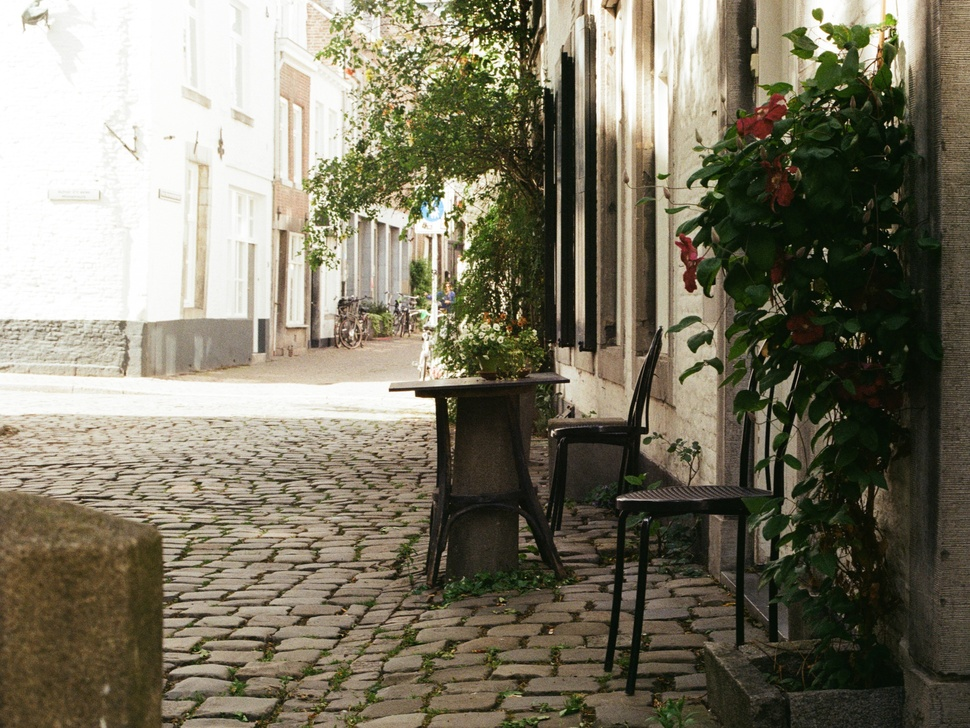
#> input picture image-processor/imgs/0004_2.jpg, 970 x 728 px, shrunk from 2764 x 2074 before the run; its folder holds only this picture in this run
$ python photoEditor.py
#> lines starting #> are read from the running program, lines starting #| are printed output that depends on the picture
from PIL import Image, ImageEnhance, ImageFilter, Image
import os

path ='./imgs'
pathOut = '/editedImgs'

for filename in os.listdir(path):
  img = Image.open(f"{path}/{filename}")
#> img is the input picture: PIL image 970x728 RGB; mean R, G, B 124.7, 119.9, 102

  # sharpening, BW
  edit = img.filter(ImageFilter.SHARPEN).convert('L').rotate(-90)
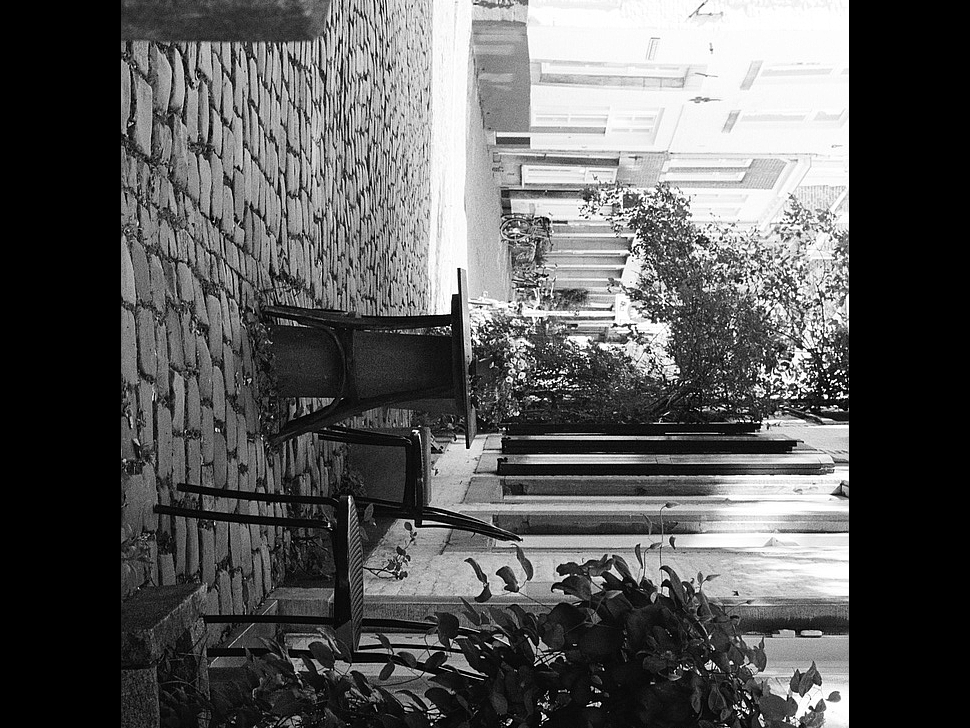
#> edit: PIL image 970x728 L; min 0, max 255, mean 90.2

    # contrast
  factor = 1.5
  enhancer = ImageEnhance.Contrast(edit)
  edit = enhancer.enhance(factor)
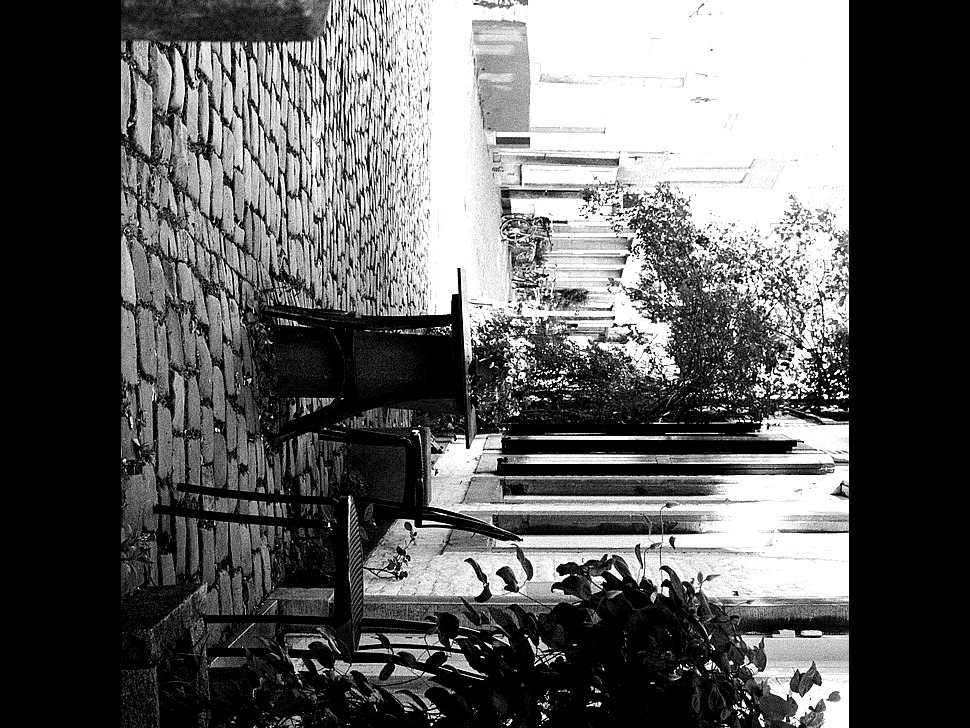
#> edit: PIL image 970x728 L; min 0, max 255, mean 94.3

  clean_name = os.path.splitext(filename)[0]

  edit.save(f'.{pathOut}/{clean_name}.jpg')
